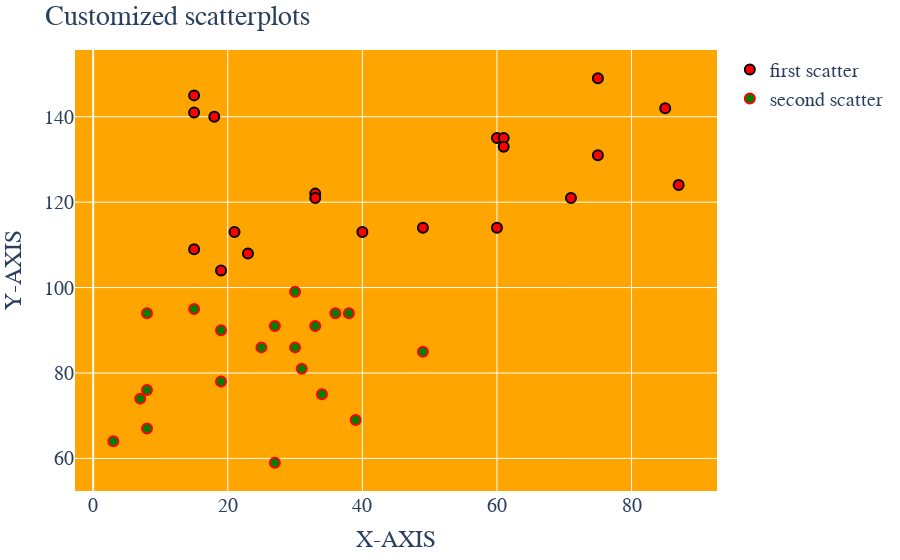

The cell this chart's notebook holds for it:
### Code cell
#create customized plot using layout and figure function
"""
Layout=The layout defines how the plot will look and behave, including settings like the title, axis labels, grid lines, legend, and more.
"""
n=20
#here creating customized first scatterplot
trace1=go.Scatter(
x=np.random.randint(10,100,20),
y=np.random.randint(100,150,20),
mode='markers',
name="first scatter",
marker=dict(
size=10,
color="red",
line=dict(
width=2,
color='rgb(0,0,0)'
)
)
)
#here creating customized second scatterplot
trace2=go.Scatter(
x=np.random.randint(1,50,20),
y=np.random.randint(50,100,20),
mode='markers', 
name="second scatter",
marker=dict(
size=10,
color="green",
#line is nothing it border line of marker
line=dict(
width=2,
color='rgb(255,0,0)'
)
)
)
#channging scatter plot data's to list
data=[trace1,trace2]
#creating layout to make our graph looking good
layout=go.Layout(
title="Customized scatterplots",
xaxis_title="X-AXIS" ,  
yaxis_title="Y-AXIS" ,
legend_orientation='v',
#it show the legend as a vertical
plot_bgcolor='orange',
margin=dict(l=50,r=50,b=50,t=50),
font=dict(family='Arial',size=20)
)
#to display our scatterplot and layout we using figure functiion
figure=go.Figure(data,layout=layout)
figure.show()

### Figure 1 — Plotly figure (JSON) as saved in the notebook; plotly's stock layout.template omitted (floating-point values rounded to 4 significant figures)
{"data": [{"marker": {"color": "red", "line": {"color": "rgb(0,0,0)", "width": 2}, "size": 10}, "mode": "markers", "name": "first scatter", "type": "scatter", "x": [40, 75, 85, 21, 60, 18, 15, 49, 61, 60, 15, 61, 33, 87, 71, 15, 33, 75, 23, 19], "y": [113, 131, 142, 113, 135, 140, 145, 114, 135, 114, 109, 133, 122, 124, 121, 141, 121, 149, 108, 104]}, {"marker": {"color": "green", "line": {"color": "rgb(255,0,0)", "width": 2}, "size": 10}, "mode": "markers", "name": "second scatter", "type": "scatter", "x": [8, 8, 3, 30, 15, 25, 34, 31, 27, 38, 33, 39, 19, 36, 7, 27, 30, 8, 49, 19], "y": [94, 76, 64, 99, 95, 86, 75, 81, 91, 94, 91, 69, 78, 94, 74, 59, 86, 67, 85, 90]}], "layout": {"font": {"family": "Arial", "size": 20}, "legend": {"orientation": "v"}, "margin": {"b": 50, "l": 50, "r": 50, "t": 50}, "plot_bgcolor": "orange", "title": {"text": "Customized scatterplots"}, "xaxis": {"title": {"text": "X-AXIS"}}, "yaxis": {"title": {"text": "Y-AXIS"}}}}
